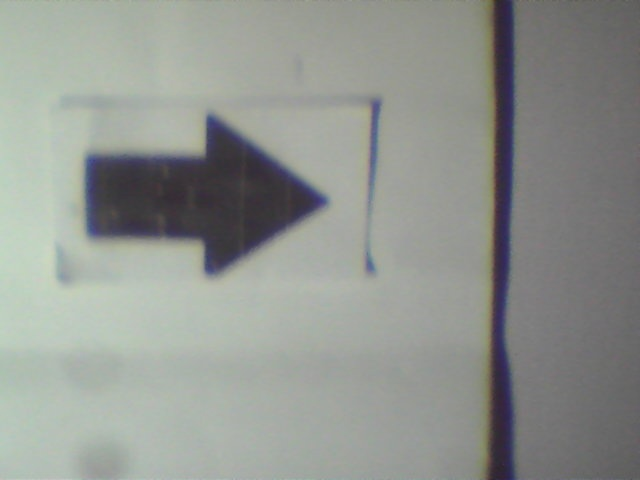
#> input picture img/tmp.jpg, 640 x 480 px
$ python shape_detector.py   (Python 2 division)
#> lines starting #> are read from the running program, lines starting #| are printed output that depends on the picture; after the words box and inside, x2 and y2 are one past the last pixel; in counts of white or black regions, pixels touching at a corner belong together
import numpy as np
import cv2
import imutils


def get_shape(image):
    ''' Recognizes shape in an image and arrow(if it's an arrow) orientation.
        Returns what the shape means(which state the vehicle should behave
        based on the signs).
    '''

    resized = imutils.resize(image, width=300)
#> image is the input picture: shape (480, 640, 3); mean B, G, R 144.2, 149.2, 145.5
    ratio = image.shape[0] / float(resized.shape[0])
#> ratio = 2.13

    # Puts filters on image
    gray = cv2.cvtColor(resized, cv2.COLOR_BGR2GRAY)
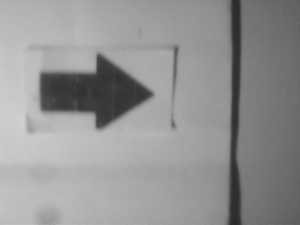
#> gray: shape (225, 300); min 40, max 208, mean 147.5
    blurred = cv2.GaussianBlur(gray, (5, 5), 0)
    thresh = cv2.adaptiveThreshold(blurred, 255, cv2.ADAPTIVE_THRESH_GAUSSIAN_C,
            cv2.THRESH_BINARY, 11, 2)
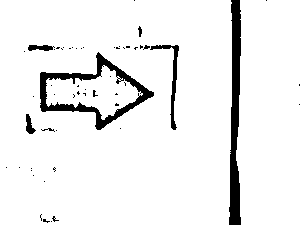
#> thresh: shape (225, 300); 93.2% white; 55 black regions (48 under 20 px), largest, box (x1, y1, x2, y2) and area: (229, 0, 241, 225) 1894, (40, 52, 154, 130) 1802, (150, 45, 179, 130) 403
    thresh = cv2.bitwise_not(thresh)
    edged = cv2.Canny(thresh, 35, 125)
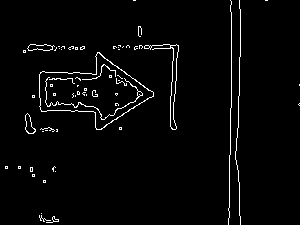
#> edged: shape (225, 300); 2.7% white in thin lines or dots
    (cnts, _) = cv2.findContours(edged.copy(), cv2.RETR_LIST,
               cv2.CHAIN_APPROX_SIMPLE)
#> cnts = 88 contours, 79 with area under 20; largest, box (x1, y1, x2, y2) and area: (39, 52, 154, 130) 4520, (39, 52, 154, 130) 4475, (144, 44, 179, 130) 352, (170, 44, 179, 130) 330, (27, 44, 55, 51) 114
    c = max(cnts, key=cv2.contourArea)
#> c = contour of 107 points, box (x1, y1, x2, y2) (39, 52, 154, 130), area 4520

    state = ''

    M = cv2.moments(c)
#> M = moments, m00 4519.5, centre m10/m00, m01/m00 = (92.53, 91.8)
    if M["m00"] != 0:
        cX = int((M["m10"] / M["m00"]) * ratio)
#> cX = 197
        cY = int((M["m01"] / M["m00"]) * ratio)
#> cY = 195
    else:
        cX, cY = 0, 0

    #print M
    approx = cv2.approxPolyDP(c, 0.01 * cv2.arcLength(c, True), True)
#> approx = [[153, 92], [99, 52], [95, 74], [39, 74], [41, 111], [93, 111], [96, 129]]
    # print("POINTS", len(approx))
    if len(approx) in range(7, 20):
        if M["nu12"] > 0:
            state = 'RIGHT'
        else:
            state = 'LEFT'
    elif len(approx) == 4:
        state = 'DEAD'

    c = c.astype("float")
#> c = 107 rows, first 8: [97, 52], [97, 53], [96, 54], [96, 55], [95, 56], [96, 57], [96, 73], [95, 74]
    c *= ratio
#> c = 107 rows, first 8: [206.9, 110.9], [206.9, 113.1], [204.8, 115.2], [204.8, 117.3], [202.7, 119.5], [204.8, 121.6], [204.8, 155.7], [202.7, 157.9]
    c = c.astype("int")
#> c = 107 rows, first 8: [206, 110], [206, 113], [204, 115], [204, 117], [202, 119], [204, 121], [204, 155], [202, 157]
    cv2.drawContours(image, [c], -1, (0, 255, 0), 2)
    cv2.putText(image, state, (cX, cY), cv2.FONT_HERSHEY_SIMPLEX, 0.5,
            (255, 255, 255), 2)
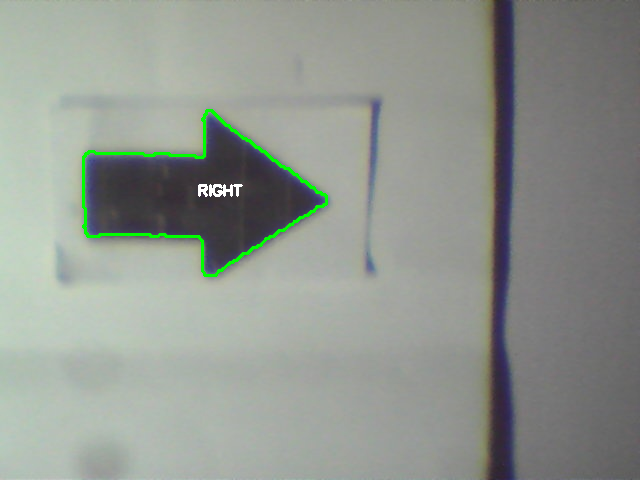
#> image: shape (480, 640, 3); mean B, G, R 143.5, 150.5, 144.9

    return state, image


if __name__ == '__main__':
    state, image = get_shape(cv2.imread('../img/tmp.jpg'))
#> state = 'RIGHT'
    print state
#| RIGHT
    cv2.imshow(state, image)
    cv2.waitKey(0)
    cv2.destroyAllWindows()
